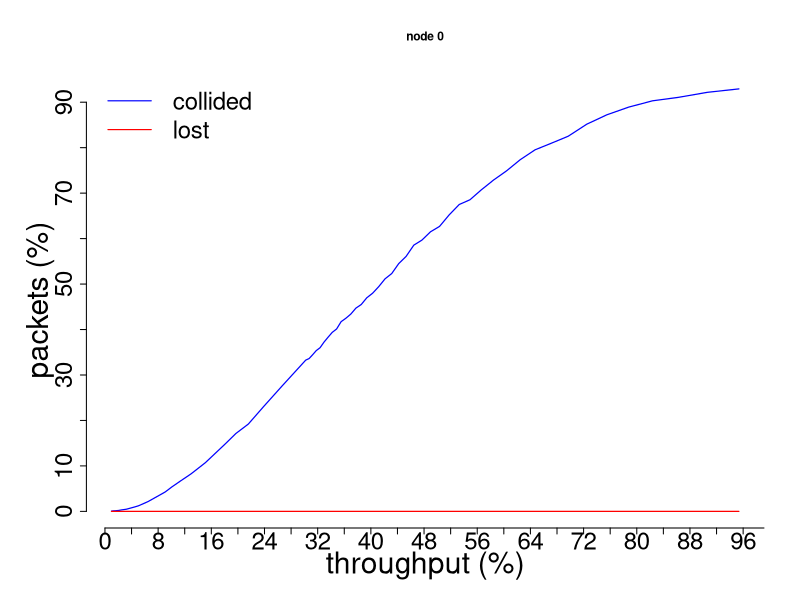

R code for this plot:
# execute with source(chdir=TRUE) for automatic relative paths, if not uncomment the below function and manually enter
# the path where both this script and the .csv files are.
setwd("C:\\Users\\affa\\OneDrive\\Documents\\Coding\\Uni\\Performance\\Assignment\ II\\analysis")

#---------#
# HELPERS #
#---------#

# graphs

plot.new <- function()
    {
    dev.new(width=16, height=9)
    par(cex=0.6,
        cex.main=1.2,
        cex.lab=3.0,
        cex.axis=2.4,
        lwd=1.2,
        mar=c(6, 7.2, 6, 3),
        bty="n")
    }

plot.throughput <- function(xData, yData)
    {
    xLab = "offered throughput (%)"
    yLab = "actual throughput (\211)"

    plot.new()
    plot(xData/percent, yData/permille, type="l", xlab=xLab, ylab=yLab, xaxt="n", yaxt="n")
    axis(side=1, at=seq(0, max(xData), 4))
    axis(side=2)
    }

plot.packets <- function(xData, yData1, yData2)
    {
    xLab = "offered throughput (%)"
    yLab = "packets (%)"
    colors = c("blue", "red")
    legend = c("collided", "lost")

    plot.new()
    plot(xData/percent, yData1, ylim=c(0, max(yData1)), type="l", col=colors[1], xlab=xLab, ylab=yLab, xaxt="n", yaxt="n")
    lines(xData/percent, yData2, type="l", col=colors[2])
    axis(side=1, at=seq(0, max(xData), 4))
    axis(side=2, at=seq(0, max(yData1), 10))
    legend("topleft", legend=legend, lty=c(1, 1), col=colors, bty="n", cex=2.4)
    }

plot.node <- function(xData, yData1, yData2, node)
    {
    title = ifelse(node != -1, paste0("node ", node), "all nodes")
    xLab = "throughput (%)"
    yLab = "packets (%)"
    colors = c("blue", "red")
    legend = c("collided", "lost")

    plot.new()
    plot(xData/percent, yData1, type="l", col=colors[1], main=title, xlab=xLab, ylab=yLab, xaxt="n", yaxt="n")
    lines(xData/percent, yData2, type="l", col=colors[2])
    axis(side=1, at=seq(0, max(xData), 4))
    axis(side=2, at=seq(0, max(yData1), 10))
    legend("topleft", legend=legend, lty=c(1, 1), col=colors, bty="n", cex=2.4)
    }

boxplot.throughput <- function(data)
    {
    xLab = "offered throughput (%)"
    yLab = "actual throughput (\211)"

    data$throughput = data$throughput/permille
    data$load = data$load/percent

    plot.new()
    boxplot(throughput ~ load, data=data, at=sort(unique(data$load)), boxwex=1, xlab=xLab, ylab=yLab, boxwex=1, xaxt="n", yaxt="n")
    axis(side=1, at=seq(0, max(data$load), 4))
    axis(side=2)
    }

boxplot.node <- function(data, node)
    {
    title = ifelse(node != -1, paste0("node ", node), "nodes means")
    xLab = "scale"
    yLab = "packets collided (%)"

    plot.new()
    boxplot(collision ~ scale, data=data, at=sort(unique(data$scale)), main=title, xlab=xLab, ylab=yLab)
    }

#----------#
# SETTINGS #
#----------#

speed = 1000000
percent = speed/100
permille = speed/1000

#------#
# DATA #
#------#

data = read.csv("total.csv")

sets = aggregate(data[2:5], list(scale=data$scale), mean)

#plot.throughput(sets$load, sets$throughput)
#boxplot.throughput(data)
#plot.packets(sets$load, sets$collision, sets$lost)

data = read.csv("nodes.csv")
nodes = split(data, data$node)

for (node in nodes)
    {
    set = aggregate(node[1:6], list(scale=node$scale), mean)

    plot.node(set$load, set$collision, set$lost, set$node[1])
    #boxplot.node(node, set$node[1])
    break
    }
